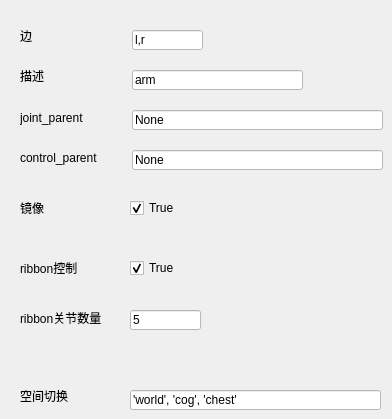
   <widget class="QWidget" name="arm_rig_property_widget">
    <widget class="QLineEdit" name="arm_rig_spceSwitch_lineEdit">
     <property name="geometry">
      <rect>
       <x>130</x>
       <y>390</y>
       <width>251</width>
       <height>20</height>
      </rect>
     </property>
     <property name="styleSheet">
      <string notr="true">background-color: rgb(255, 255, 255);
color: rgb(0, 0, 0);</string>
     </property>
     <property name="text">
      <string>'world', 'cog', 'chest'</string>
     </property>
    </widget>
    <widget class="QLabel" name="arm_rig_mirror_label">
     <property name="geometry">
      <rect>
       <x>20</x>
       <y>200</y>
       <width>24</width>
       <height>16</height>
      </rect>
     </property>
     <property name="styleSheet">
      <string notr="true"/>
     </property>
     <property name="text">
      <string>镜像</string>
     </property>
    </widget>
    <widget class="QLineEdit" name="arm_rig_describe_lineEdit">
     <property name="geometry">
      <rect>
       <x>132</x>
       <y>70</y>
       <width>171</width>
       <height>20</height>
      </rect>
     </property>
     <property name="styleSheet">
      <string notr="true">background-color: rgb(255, 255, 255);
color: rgb(0, 0, 0);</string>
     </property>
     <property name="text">
      <string>arm</string>
     </property>
    </widget>
    <widget class="QLineEdit" name="arm_rig_joint_parent_lineEdit">
     <property name="geometry">
      <rect>
       <x>132</x>
       <y>110</y>
       <width>251</width>
       <height>20</height>
      </rect>
     </property>
     <property name="styleSheet">
      <string notr="true">background-color: rgb(255, 255, 255);
color: rgb(0, 0, 0);</string>
     </property>
     <property name="text">
      <string>None</string>
     </property>
    </widget>
    <widget class="QCheckBox" name="arm_rig_mirror_checkBox">
     <property name="geometry">
      <rect>
       <x>130</x>
       <y>200</y>
       <width>71</width>
       <height>16</height>
      </rect>
     </property>
     <property name="text">
      <string>True</string>
     </property>
     <property name="checked">
      <bool>true</bool>
     </property>
    </widget>
    <widget class="QLineEdit" name="arm_rig_ribbonJntNumbers_lineEdit">
     <property name="geometry">
      <rect>
       <x>130</x>
       <y>310</y>
       <width>71</width>
       <height>20</height>
      </rect>
     </property>
     <property name="styleSheet">
      <string notr="true">background-color: rgb(255, 255, 255);
color: rgb(0, 0, 0);</string>
     </property>
     <property name="text">
      <string>5</string>
     </property>
    </widget>
    <widget class="QCheckBox" name="arm_rig_ribbonCtrl_checkBox">
     <property name="geometry">
      <rect>
       <x>130</x>
       <y>260</y>
       <width>71</width>
       <height>16</height>
      </rect>
     </property>
     <property name="text">
      <string>True</string>
     </property>
     <property name="checked">
      <bool>true</bool>
     </property>
    </widget>
    <widget class="QLabel" name="arm_rig_describe_label">
     <property name="geometry">
      <rect>
       <x>20</x>
       <y>70</y>
       <width>54</width>
       <height>12</height>
      </rect>
     </property>
     <property name="text">
      <string>描述</string>
     </property>
    </widget>
    <widget class="QLabel" name="arm_rig_spceSwitch_label">
     <property name="geometry">
      <rect>
       <x>20</x>
       <y>390</y>
       <width>54</width>
       <height>12</height>
      </rect>
     </property>
     <property name="text">
      <string>空间切换</string>
     </property>
    </widget>
    <widget class="QLineEdit" name="arm_rig_control_parent_lineEdit">
     <property name="geometry">
      <rect>
       <x>132</x>
       <y>150</y>
       <width>251</width>
       <height>20</height>
      </rect>
     </property>
     <property name="styleSheet">
      <string notr="true">background-color: rgb(255, 255, 255);
color: rgb(0, 0, 0);</string>
     </property>
     <property name="text">
      <string>None</string>
     </property>
    </widget>
    <widget class="QLabel" name="arm_rig_ribbonJntNumbers_label">
     <property name="geometry">
      <rect>
       <x>20</x>
       <y>310</y>
       <width>91</width>
       <height>16</height>
      </rect>
     </property>
     <property name="styleSheet">
      <string notr="true"/>
     </property>
     <property name="text">
      <string>ribbon关节数量</string>
     </property>
    </widget>
    <widget class="QLabel" name="arm_rig_side_label">
     <property name="geometry">
      <rect>
       <x>20</x>
       <y>30</y>
       <width>54</width>
       <height>12</height>
      </rect>
     </property>
     <property name="text">
      <string>边</string>
     </property>
    </widget>
    <widget class="QLabel" name="arm_rig_control_parent_lebel">
     <property name="geometry">
      <rect>
       <x>20</x>
       <y>150</y>
       <width>91</width>
       <height>16</height>
      </rect>
     </property>
     <property name="text">
      <string>control_parent</string>
     </property>
    </widget>
    <widget class="QLabel" name="arm_rig_joint_parent_label">
     <property name="geometry">
      <rect>
       <x>20</x>
       <y>110</y>
       <width>81</width>
       <height>16</height>
      </rect>
     </property>
     <property name="text">
      <string>joint_parent</string>
     </property>
    </widget>
    <widget class="QLabel" name="arm_rig_ribbonCtrl_label">
     <property name="geometry">
      <rect>
       <x>20</x>
       <y>260</y>
       <width>71</width>
       <height>16</height>
      </rect>
     </property>
     <property name="styleSheet">
      <string notr="true"/>
     </property>
     <property name="text">
      <string>ribbon控制</string>
     </property>
    </widget>
    <widget class="QLineEdit" name="arm_rig_side_lineEdit">
     <property name="geometry">
      <rect>
       <x>132</x>
       <y>30</y>
       <width>71</width>
       <height>20</height>
      </rect>
     </property>
     <property name="styleSheet">
      <string notr="true">background-color: rgb(255, 255, 255);
color: rgb(0, 0, 0);</string>
     </property>
     <property name="text">
      <string>l,r</string>
     </property>
    </widget>
   </widget>
